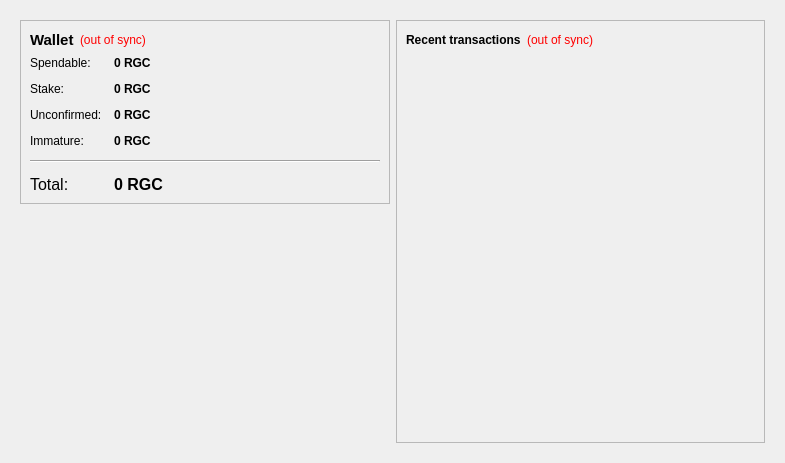
<?xml version="1.0" encoding="UTF-8"?>
<ui version="4.0">
 <class>OverviewPage</class>
 <widget class="QWidget" name="OverviewPage">
  <property name="geometry">
   <rect>
    <x>0</x>
    <y>0</y>
    <width>785</width>
    <height>463</height>
   </rect>
  </property>
  <property name="windowTitle">
   <string>Form</string>
  </property>
  <layout class="QHBoxLayout" name="horizontalLayout" stretch="0">
   <item>
    <widget class="QFrame" name="frameMain">
     <property name="frameShape">
      <enum>QFrame::NoFrame</enum>
     </property>
     <layout class="QHBoxLayout" name="horizontalLayout_3">
      <item>
       <layout class="QVBoxLayout" name="verticalLayout_2">
        <item>
         <widget class="QFrame" name="frame">
          <property name="frameShape">
           <enum>QFrame::StyledPanel</enum>
          </property>
          <property name="frameShadow">
           <enum>QFrame::Plain</enum>
          </property>
          <layout class="QVBoxLayout" name="verticalLayout_4">
           <item>
            <layout class="QHBoxLayout" name="horizontalLayout_4">
             <item>
              <widget class="QLabel" name="label_5">
               <property name="font">
                <font>
                 <pointsize>11</pointsize>
                 <weight>75</weight>
                 <bold>true</bold>
                </font>
               </property>
               <property name="text">
                <string>Wallet</string>
               </property>
              </widget>
             </item>
             <item>
              <widget class="QLabel" name="labelWalletStatus">
               <property name="toolTip">
                <string>The displayed information may be out of date. Your wallet automatically synchronizes with the RGCoin network after a connection is established, but this process has not completed yet.</string>
               </property>
               <property name="styleSheet">
                <string notr="true">QLabel { color: red; }</string>
               </property>
               <property name="text">
                <string notr="true">(out of sync)</string>
               </property>
               <property name="alignment">
                <set>Qt::AlignLeading|Qt::AlignLeft|Qt::AlignVCenter</set>
               </property>
              </widget>
             </item>
             <item>
              <spacer name="horizontalSpacer_2">
               <property name="orientation">
                <enum>Qt::Horizontal</enum>
               </property>
               <property name="sizeHint" stdset="0">
                <size>
                 <width>40</width>
                 <height>20</height>
                </size>
               </property>
              </spacer>
             </item>
            </layout>
           </item>
           <item>
            <layout class="QFormLayout" name="formLayout_2">
             <property name="fieldGrowthPolicy">
              <enum>QFormLayout::AllNonFixedFieldsGrow</enum>
             </property>
             <property name="horizontalSpacing">
              <number>12</number>
             </property>
             <property name="verticalSpacing">
              <number>12</number>
             </property>
             <item row="0" column="0">
              <widget class="QLabel" name="label">
               <property name="text">
                <string>Spendable:</string>
               </property>
              </widget>
             </item>
             <item row="0" column="1">
              <widget class="QLabel" name="labelBalance">
               <property name="font">
                <font>
                 <weight>75</weight>
                 <bold>true</bold>
                </font>
               </property>
               <property name="cursor">
                <cursorShape>IBeamCursor</cursorShape>
               </property>
               <property name="toolTip">
                <string>Your current spendable balance</string>
               </property>
               <property name="text">
                <string notr="true">0 RGC</string>
               </property>
               <property name="textInteractionFlags">
                <set>Qt::LinksAccessibleByMouse|Qt::TextSelectableByKeyboard|Qt::TextSelectableByMouse</set>
               </property>
              </widget>
             </item>
             <item row="1" column="0">
              <widget class="QLabel" name="label_6">
               <property name="text">
                <string>Stake:</string>
               </property>
              </widget>
             </item>
             <item row="1" column="1">
              <widget class="QLabel" name="labelStake">
               <property name="font">
                <font>
                 <weight>75</weight>
                 <bold>true</bold>
                </font>
               </property>
               <property name="cursor">
                <cursorShape>IBeamCursor</cursorShape>
               </property>
               <property name="toolTip">
                <string>Total of coins that was staked, and do not yet count toward the current balance</string>
               </property>
               <property name="text">
                <string notr="true">0 RGC</string>
               </property>
               <property name="textInteractionFlags">
                <set>Qt::LinksAccessibleByMouse|Qt::TextSelectableByKeyboard|Qt::TextSelectableByMouse</set>
               </property>
              </widget>
             </item>
             <item row="2" column="0">
              <widget class="QLabel" name="label_3">
               <property name="text">
                <string>Unconfirmed:</string>
               </property>
              </widget>
             </item>
             <item row="2" column="1">
              <widget class="QLabel" name="labelUnconfirmed">
               <property name="font">
                <font>
                 <weight>75</weight>
                 <bold>true</bold>
                </font>
               </property>
               <property name="cursor">
                <cursorShape>IBeamCursor</cursorShape>
               </property>
               <property name="toolTip">
                <string>Total of transactions that have yet to be confirmed, and do not yet count toward the current balance</string>
               </property>
               <property name="text">
                <string notr="true">0 RGC</string>
               </property>
               <property name="textInteractionFlags">
                <set>Qt::LinksAccessibleByMouse|Qt::TextSelectableByKeyboard|Qt::TextSelectableByMouse</set>
               </property>
              </widget>
             </item>
             <item row="3" column="0">
              <widget class="QLabel" name="labelImmatureText">
               <property name="text">
                <string>Immature:</string>
               </property>
              </widget>
             </item>
             <item row="3" column="1">
              <widget class="QLabel" name="labelImmature">
               <property name="font">
                <font>
                 <weight>75</weight>
                 <bold>true</bold>
                </font>
               </property>
               <property name="toolTip">
                <string>Mined balance that has not yet matured</string>
               </property>
               <property name="text">
                <string notr="true">0 RGC</string>
               </property>
               <property name="textInteractionFlags">
                <set>Qt::LinksAccessibleByMouse|Qt::TextSelectableByKeyboard|Qt::TextSelectableByMouse</set>
               </property>
              </widget>
             </item>
             <item row="4" column="0" colspan="2">
              <widget class="Line" name="line">
               <property name="orientation">
                <enum>Qt::Horizontal</enum>
               </property>
              </widget>
             </item>
             <item row="5" column="0">
              <widget class="QLabel" name="labelTotalText">
               <property name="font">
                <font>
                 <pointsize>12</pointsize>
                </font>
               </property>
               <property name="text">
                <string>Total:</string>
               </property>
              </widget>
             </item>
             <item row="5" column="1">
              <widget class="QLabel" name="labelTotal">
               <property name="font">
                <font>
                 <pointsize>12</pointsize>
                 <weight>75</weight>
                 <bold>true</bold>
                </font>
               </property>
               <property name="cursor">
                <cursorShape>IBeamCursor</cursorShape>
               </property>
               <property name="toolTip">
                <string>Your current total balance</string>
               </property>
               <property name="text">
                <string notr="true">0 RGC</string>
               </property>
               <property name="textInteractionFlags">
                <set>Qt::LinksAccessibleByMouse|Qt::TextSelectableByKeyboard|Qt::TextSelectableByMouse</set>
               </property>
              </widget>
             </item>
            </layout>
           </item>
          </layout>
         </widget>
        </item>
        <item>
         <spacer name="verticalSpacer">
          <property name="orientation">
           <enum>Qt::Vertical</enum>
          </property>
          <property name="sizeHint" stdset="0">
           <size>
            <width>20</width>
            <height>40</height>
           </size>
          </property>
         </spacer>
        </item>
        <item>
         <widget class="QLabel" name="label_7">
          <property name="text">
           <string/>
          </property>
          <property name="pixmap">
           <pixmap resource="../RGCoin.qrc">:/icons/RGCoin</pixmap>
          </property>
         </widget>
        </item>
        <item>
         <widget class="QLabel" name="label_2">
          <property name="text">
           <string/>
          </property>
          <property name="pixmap">
           <pixmap>:/images/wallet</pixmap>
          </property>
         </widget>
        </item>
       </layout>
      </item>
      <item>
       <layout class="QVBoxLayout" name="verticalLayout_3">
        <item>
         <widget class="QFrame" name="frame_2">
          <property name="frameShape">
           <enum>QFrame::StyledPanel</enum>
          </property>
          <property name="frameShadow">
           <enum>QFrame::Plain</enum>
          </property>
          <layout class="QVBoxLayout" name="verticalLayout">
           <item>
            <layout class="QHBoxLayout" name="horizontalLayout_2">
             <item>
              <widget class="QLabel" name="label_4">
               <property name="text">
                <string>&lt;b&gt;Recent transactions&lt;/b&gt;</string>
               </property>
              </widget>
             </item>
             <item>
              <widget class="QLabel" name="labelTransactionsStatus">
               <property name="toolTip">
                <string>The displayed information may be out of date. Your wallet automatically synchronizes with the RGCoin network after a connection is established, but this process has not completed yet.</string>
               </property>
               <property name="styleSheet">
                <string notr="true">QLabel { color: red; }</string>
               </property>
               <property name="text">
                <string notr="true">(out of sync)</string>
               </property>
               <property name="alignment">
                <set>Qt::AlignRight|Qt::AlignTrailing|Qt::AlignVCenter</set>
               </property>
              </widget>
             </item>
             <item>
              <spacer name="horizontalSpacer">
               <property name="orientation">
                <enum>Qt::Horizontal</enum>
               </property>
               <property name="sizeHint" stdset="0">
                <size>
                 <width>40</width>
                 <height>20</height>
                </size>
               </property>
              </spacer>
             </item>
            </layout>
           </item>
           <item>
            <widget class="QListView" name="listTransactions">
             <property name="styleSheet">
              <string notr="true">QListView { background: transparent; }</string>
             </property>
             <property name="frameShape">
              <enum>QFrame::NoFrame</enum>
             </property>
             <property name="verticalScrollBarPolicy">
              <enum>Qt::ScrollBarAlwaysOff</enum>
             </property>
             <property name="horizontalScrollBarPolicy">
              <enum>Qt::ScrollBarAlwaysOff</enum>
             </property>
             <property name="selectionMode">
              <enum>QAbstractItemView::NoSelection</enum>
             </property>
            </widget>
           </item>
          </layout>
         </widget>
        </item>
       </layout>
      </item>
     </layout>
    </widget>
   </item>
  </layout>
 </widget>
 <resources>
  <include location="../RGCoin.qrc"/>
 </resources>
 <connections/>
</ui>
